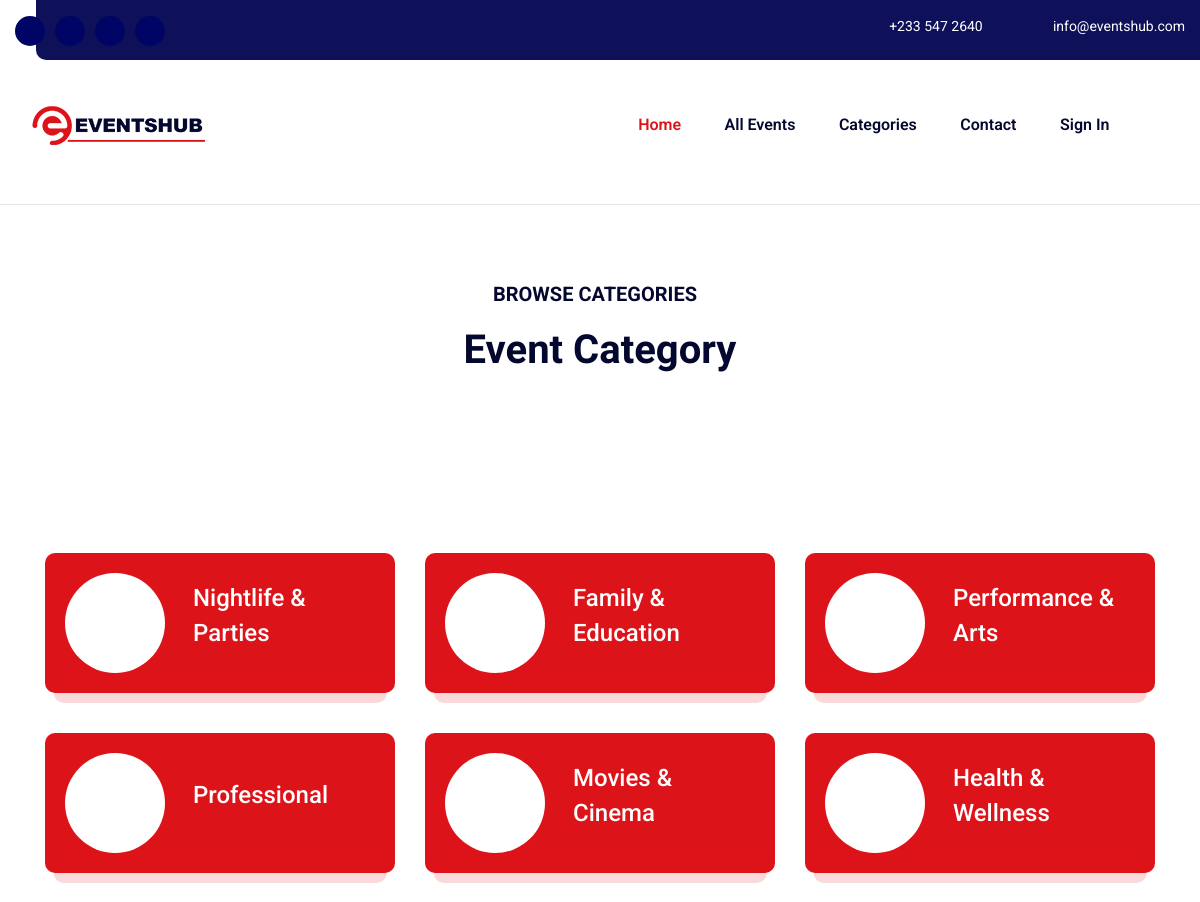
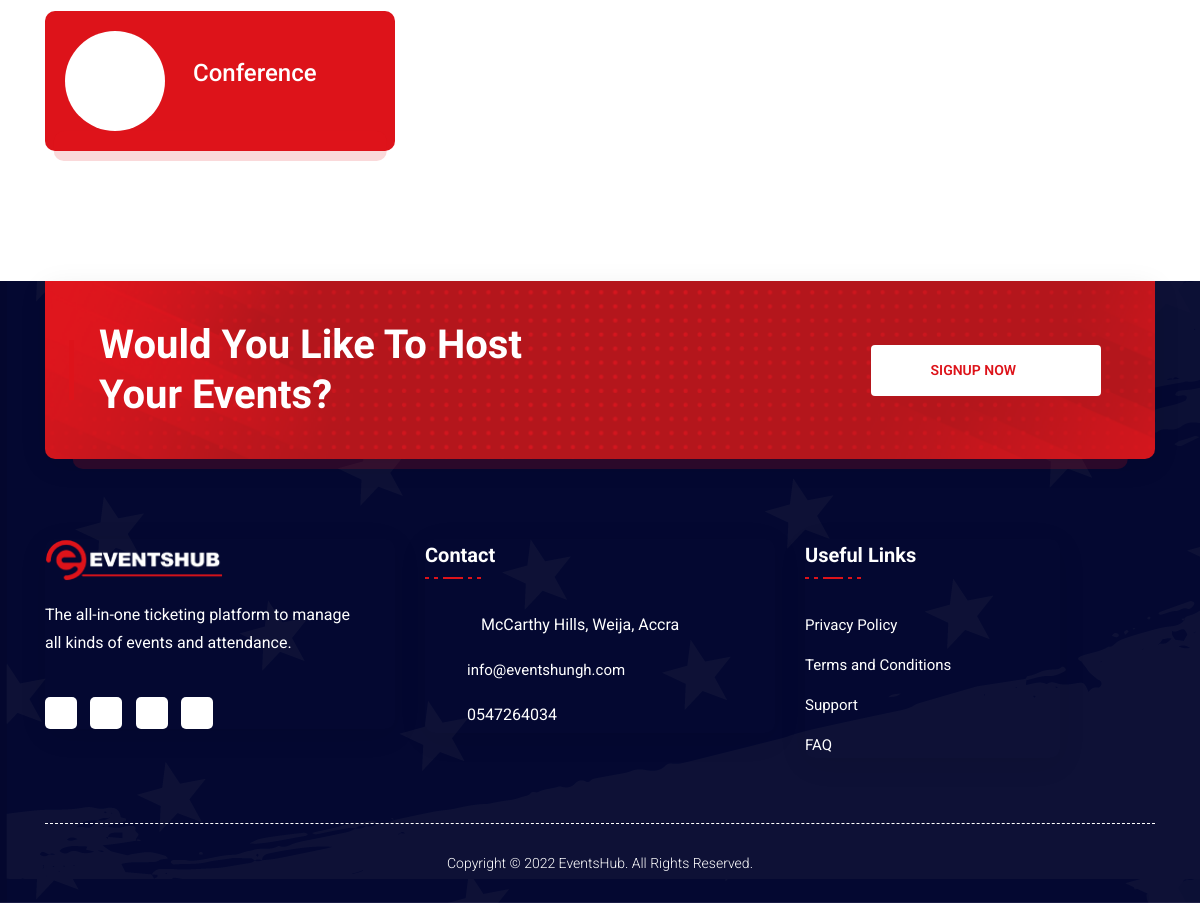
The app's page /event-categories/ with its own data (2 pictures, top to bottom).
### events_app/models.py (models this page shows, shortened)
class EventCategory(models.Model):
    name = models.CharField(max_length=100)

### events_app/views.py (the view)
# urls.py: path('event-categories/', EventCategoryListView.as_view(), name='event-category-list'),
class EventCategoryListView(ListView):
    model = EventCategory
    template_name = 'events_app/eventcategory_list.html,'
    context_object_name = 'categories'

### events_app/templates/events_app/eventcategory_list.html (shortened to what this page needs)
{% extends 'events_app/base.html' %}
{% load static %}
{% block content %}
<div class="row justify-content-center">
    <div class="col-lg-6 col-md-9">
    </div>
  </div>
  <div class="row justify-content-center">
    <div class="col-lg-6">
      <div class="section-title">
        <div class="subtitle wow animate__animated animate__fadeInUp">
          <div class="icon">
            <span class="icon-star"></span>
            <span class="icon-star"></span>
            <span class="icon-star"></span>
          </div>
          <p>BROWSE CATEGORIES</p>
          <div class="icon">
            <span class="icon-star"></span>
            <span class="icon-star"></span>
            <span class="icon-star"></span>
          </div>
        </div>
        <h4 class="title wow animate__animated animate__fadeInUp">Event Category</h4>
      </div>
    </div>
  </div>
<div class="campaign-section-area">
  <div class="container">
    <div class="row">
      {% for eventcategory in categories %}
        <div class="col-lg-4">
          <div class="campaign-single-items-02 wow animate__animated animate__fadeInLeft">
            <div class="icon">
              <i class="icon-human-right"></i>
            </div>
            <div class="content">
              <div class="title-wrapper">
                <div class="title">
                  <h5><a href="{% url 'events_by_category' eventcategory.id %}">{{ eventcategory.name }}</a></h5>
                </div>
              </div>
            </div>
          </div>
        </div>
      {% endfor %}
    </div>
  </div>
</div>
{% endblock %}

### records on screen
EventCategory: name "Nightlife & Parties"
EventCategory: name "Family & Education"
EventCategory: name "Performance & Arts"
EventCategory: name "Professional"
EventCategory: name "Movies & Cinema"
EventCategory: name "Health & Wellness"
EventCategory: name "Conference"
